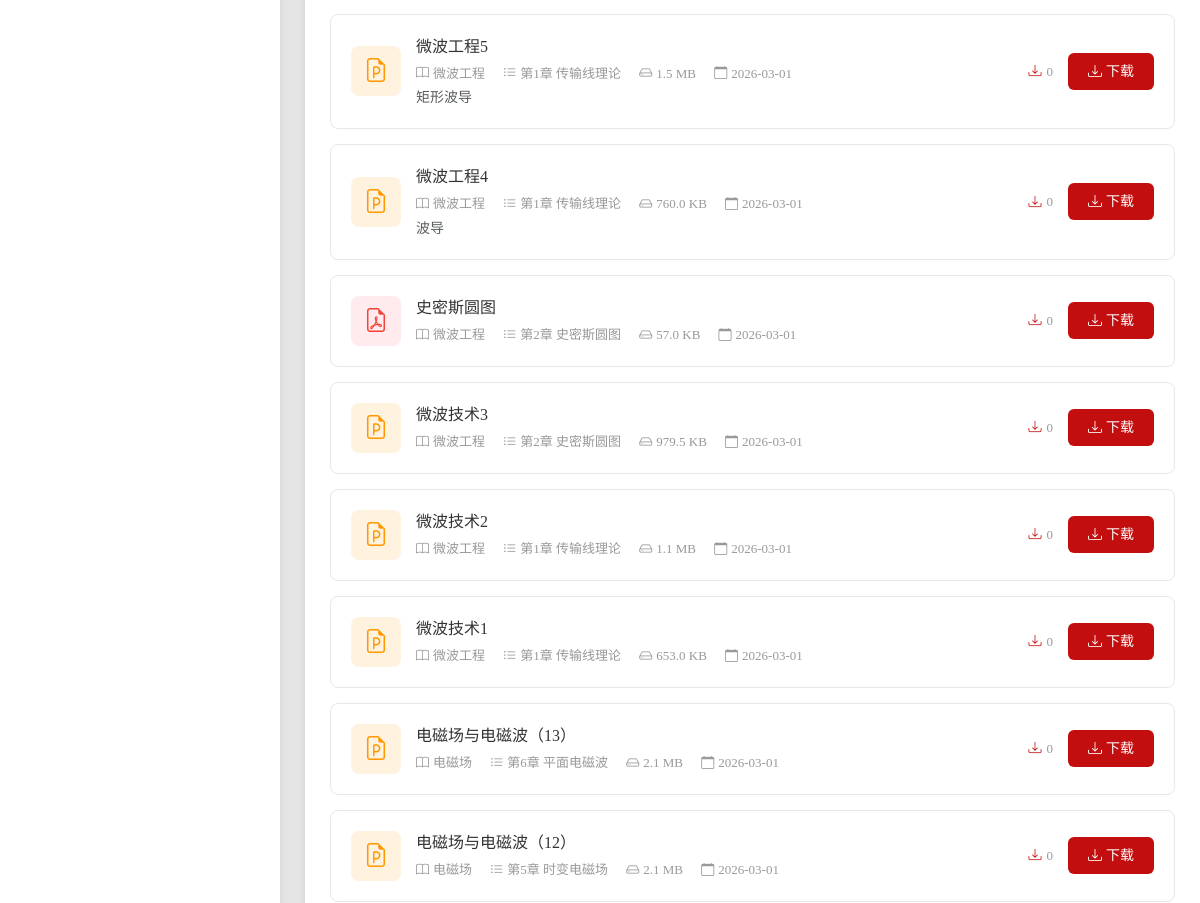
Page /learning-resources/ (signed in, middle part) on the earlier database version.
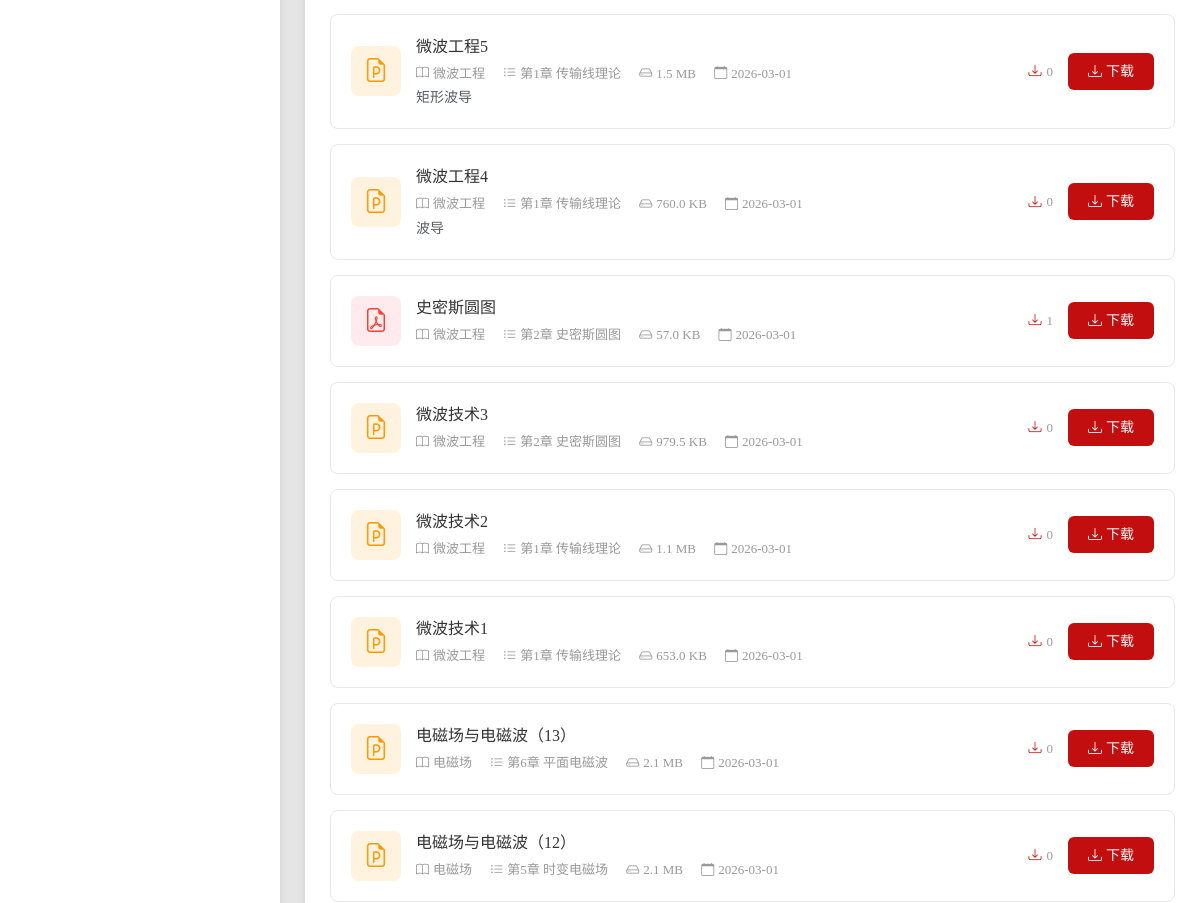
Same page on the later database version.
### blog/models.py (models this page shows, shortened)
class CourseMaterial(models.Model):
    FILE_TYPES = [
        ('ppt', 'PPT课件'),
        ('pdf', 'PDF文档'),
        ('video', '视频'),
        ('code', '代码/程序'),
        ('data', '数据文件'),
        ('other', '其他'),
    ]
    title = models.CharField('资料标题', max_length=200)
    description = models.TextField('资料描述', blank=True)
    file = models.FileField('文件', upload_to=course_file_path)
    file_size = models.BigIntegerField('文件大小(字节)', default=0)
    file_type = models.CharField('文件类型', max_length=10, choices=FILE_TYPES, default='other')
    course = models.ForeignKey(Course, on_delete=models.CASCADE, related_name='materials', verbose_name='所属课程')
    chapter = models.ForeignKey(Chapter, on_delete=models.CASCADE, null=True, blank=True, related_name='materials',
                                verbose_name='所属章节')
    is_public = models.BooleanField('是否公开', default=True)
    require_login = models.BooleanField('需要登录', default=True)
    download_count = models.IntegerField('下载次数', default=0)
    upload_time = models.DateTimeField('上传时间', auto_now_add=True)
    uploader = models.ForeignKey(settings.AUTH_USER_MODEL, on_delete=models.SET_NULL, null=True, verbose_name='上传者')
    class Meta:
        verbose_name = '课程资料'
        verbose_name_plural = '课程资料管理'
        ordering = ['-upload_time']
    def get_file_size_display(self):
        size = self.file_size
        if size < 1024:
            return f"{size} B"
        elif size < 1024 * 1024:
            return f"{size / 1024:.1f} KB"
        elif size < 1024 * 1024 * 1024:
            return f"{size / (1024 * 1024):.1f} MB"
        else:
            return f"{size / (1024 * 1024 * 1024):.1f} GB"

class Course(models.Model):
    name = models.CharField('课程名称', max_length=50)
    code = models.CharField('课程代码', max_length=20, unique=True)
    description = models.TextField('课程描述', blank=True)
    class Meta:
        verbose_name = '课程'
        verbose_name_plural = '课程管理'

class Chapter(models.Model):
    course = models.ForeignKey(Course, on_delete=models.CASCADE, related_name='chapters', verbose_name='所属课程')
    name = models.CharField('章节名称', max_length=100)
    code = models.CharField('章节代码', max_length=20)
    order = models.IntegerField('排序', default=0)
    class Meta:
        verbose_name = '章节'
        verbose_name_plural = '章节管理'
        ordering = ['course', 'order']
        unique_together = ['course', 'code']

### blog/views.py (the view)
# urls.py: path('learning-resources/', views.learning_resources, name='learning_resources'),
def learning_resources(request):
    courses = Course.objects.all()
    course_code = request.GET.get('course', '')
    chapter_code = request.GET.get('chapter', '')
    materials = CourseMaterial.objects.filter(is_public=True)
    if course_code:
        materials = materials.filter(course__code=course_code)
    if chapter_code:
        materials = materials.filter(chapter__code=chapter_code)
    search_query = request.GET.get('search', '')
    if search_query:
        materials = materials.filter(
            Q(title__icontains=search_query) |
            Q(description__icontains=search_query)
        )
    file_type = request.GET.get('type', '')
    if file_type:
        materials = materials.filter(file_type=file_type)
    context = {
        'courses': courses,
        'materials': materials,
        'current_course': course_code,
        'current_chapter': chapter_code,
        'search_query': search_query,
        'file_types': CourseMaterial.FILE_TYPES,
    }
    return render(request, 'blog/learning_resources.html', context)

### templates/blog/learning_resources.html (shortened to what this page needs)
{% extends "base.html" %}
{% load static %}
{% block content %}
<div class="resources-container">
    <div class="main-layout">
        <aside class="sidebar">
        </aside>
        <main class="content-area">
            {% if materials %}
            <div class="material-list">
                {% for material in materials %}
                <div class="material-item">
                    <div class="file-icon {{ material.file_type }}">
                        {% if material.file_type == 'ppt' %}
                            <i class="bi bi-file-earmark-ppt"></i>
                        {% elif material.file_type == 'pdf' %}
                            <i class="bi bi-file-earmark-pdf"></i>
                        {% elif material.file_type == 'video' %}
                            <i class="bi bi-file-earmark-play"></i>
                        {% elif material.file_type == 'code' %}
                            <i class="bi bi-file-earmark-code"></i>
                        {% elif material.file_type == 'data' %}
                            <i class="bi bi-file-earmark-bar-graph"></i>
                        {% else %}
                            <i class="bi bi-file-earmark"></i>
                        {% endif %}
                    </div>
                    <div class="file-info">
                        <div class="file-title">{{ material.title }}</div>
                        <div class="file-meta">
                            <span><i class="bi bi-book me-1"></i>{{ material.course.name }}</span>
                            {% if material.chapter %}
                            <span><i class="bi bi-list-ul me-1"></i>{{ material.chapter.name }}</span>
                            {% endif %}
                            <span><i class="bi bi-hdd me-1"></i>{{ material.get_file_size_display }}</span>
                            <span><i class="bi bi-calendar me-1"></i>{{ material.upload_time|date:"Y-m-d" }}</span>
                        </div>
                        {% if material.description %}
                        <div class="text-muted small mt-1">{{ material.description|truncatechars:100 }}</div>
                        {% endif %}
                    </div>
                    <div class="file-actions">
                        <span class="download-count">
                            <i class="bi bi-download"></i>{{ material.download_count }}
                        </span>
                        {% if user.is_authenticated %}
                        <a href="{% url 'download_material' material.id %}" class="btn-download">
                            <i class="bi bi-download me-1"></i>下载
                        </a>
                        {% else %}
                        <a href="{% url 'users:login' %}?next={{ request.path }}" class="btn btn-outline-secondary btn-sm">
                            登录下载
                        </a>
                        {% endif %}
                    </div>
                </div>
                {% endfor %}
            </div>
            {% endif %}
        </main>
    </div>
</div>
{% endblock %}

Differences in the rows shown:
changed CourseMaterial "史密斯圆图": download_count "0" → "1"
